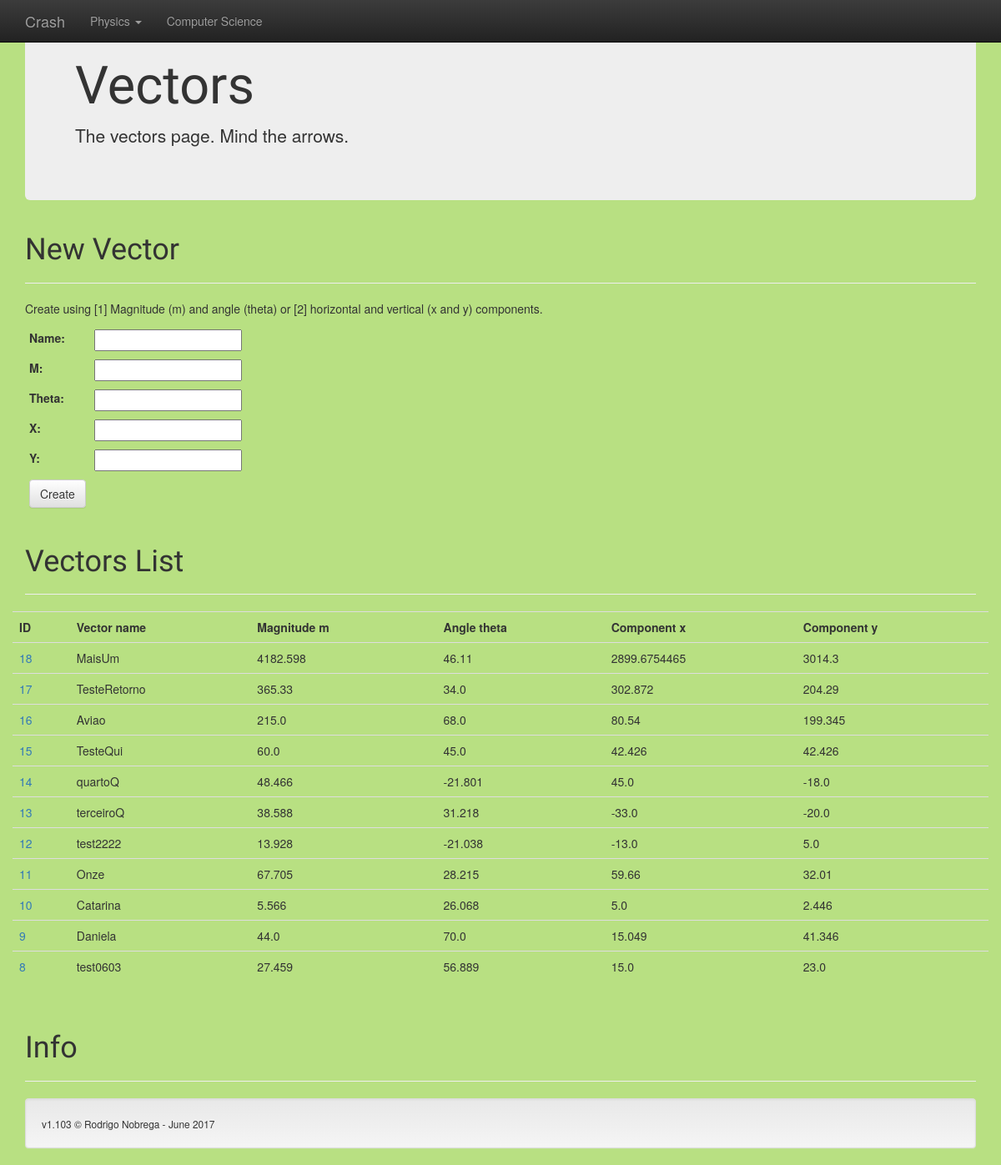
/Crash/vector, run on an earlier commit of the app's database.
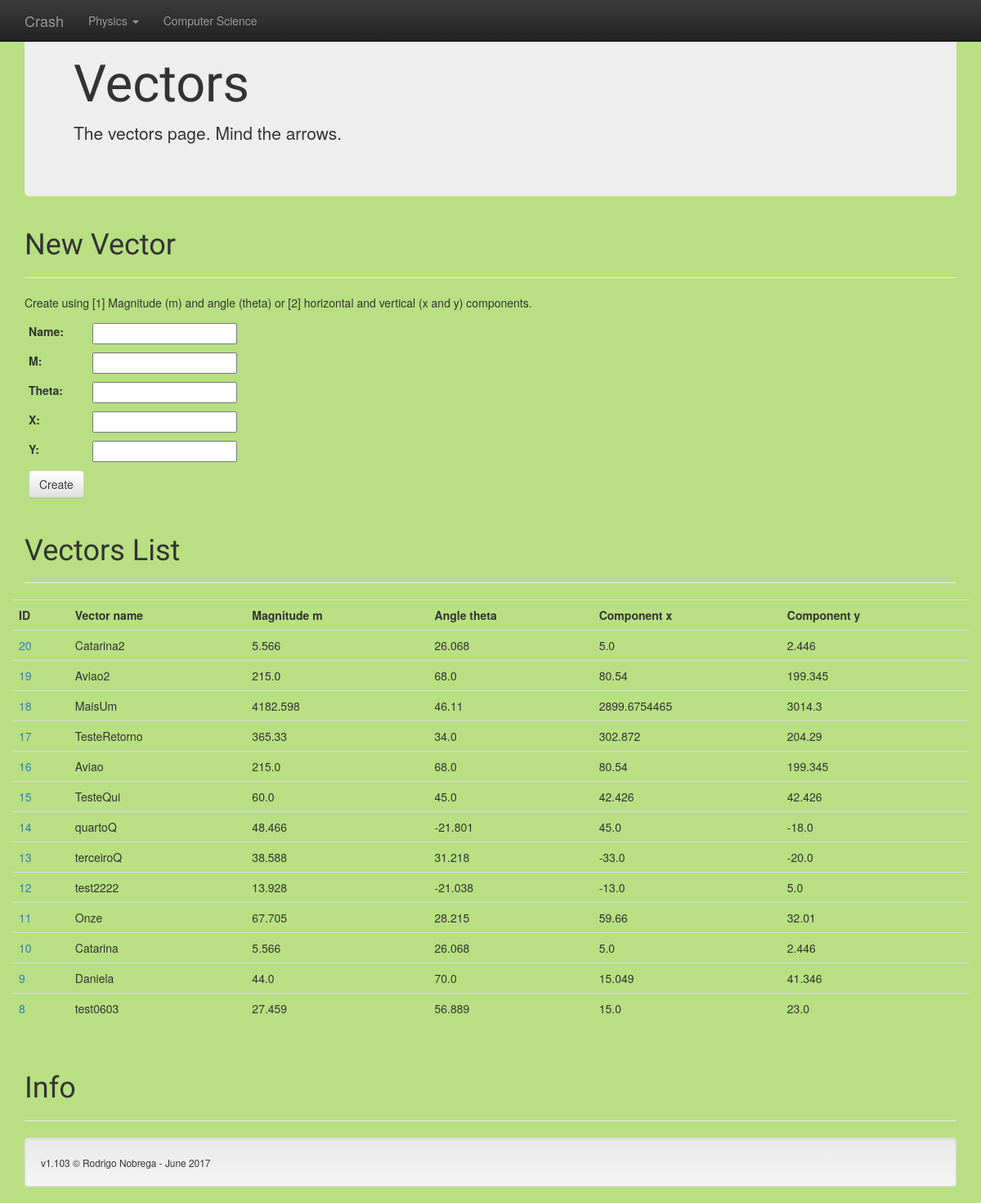
And on a later commit of the database.
### Physics/models.py (models this page shows, shortened)
class HTVector(models.Model):
    name = models.CharField(max_length=30, null=True)
    m = models.FloatField(default=None, blank=True)
    theta = models.FloatField(default=None, blank=True)
    x = models.FloatField(default=None, blank=True)
    y = models.FloatField(default=None, blank=True)

### Physics/views.py (the view)
def vector_list(request):
    vlist = HTVector.objects.order_by('-id')
    if request.method == 'POST':
        vform = VectorForm(request.POST)
        if vform.is_valid():
            vform.save(commit=True)
            a = HTVector.objects.all()[len(HTVector.objects.all())-1]
            a.calculate()
            a.save()
            return render(request, 'Physics/vectors.html', {'vector_list': vlist, 'vector_form': VectorForm()})
    else:
        vform = VectorForm()
    context = {'vector_list': vlist, 'vector_form': vform}
    return render(request, 'Physics/vectors.html', context)

### Physics/forms.py
class VectorForm(forms.ModelForm):
    class Meta:
        model = HTVector
        fields = ('name', 'm', 'theta', 'x', 'y', )

### Physics/templates/Physics/vectors.html (shortened to what this page needs)
{% extends 'base.html' %}
      {% block body%}
      <div class="jumbotron">
        <h1>Vectors</h1>
        <p>The vectors page. Mind the arrows.</p>
      </div>
      <div class="page-header">
        <h1>New Vector</h1>
      </div>
      <div class="row">
      <div class="col-md-12">
      <p>Create using [1] Magnitude (m) and angle (theta) or [2] horizontal and vertical (x and y) components.</p>
      <form  method="POST" class="form-inline">
        <table class="table-condensed">
          {{ vector_form }}
          <tr>
            <td><button type="submit" class="btn btn-default">Create</button></td>
          </tr>
        </table>
      </form>
      </div>
      </div>
      <div class="page-header">
        <h1>Vectors List</h1>
      </div>
      <div class="row">
        <table class="table table-hover">
        <tr>
          <td><strong>ID</strong></td>
          <td><strong>Vector name</strong></td>
          <td><strong>Magnitude m</strong></td>
          <td><strong>Angle theta</strong></td>
          <td><strong>Component x</strong></td>
          <td><strong>Component y</strong></td>
        </tr>
        {% for vector in vector_list %}
        <tr>
          <td><a href="{% url 'vector_num' vector.id %}">{{ vector.id }}</a></td>
          <td>{{ vector.name }}</td>
          <td>{{ vector.m }}</td>
          <td>{{ vector.theta }}</td>
          <td>{{ vector.x }}</td>
          <td>{{ vector.y }}</td>
        </tr>
        {% endfor %}
        </table>
      </div>
      {% endblock%}

### Physics/templates/base.html (shortened to what this page needs)
<!DOCTYPE html>
<html>
    <head>
        <link rel="stylesheet" href="https://maxcdn.bootstrapcdn.com/bootstrap/3.3.7/css/bootstrap.min.css">
        <link rel="stylesheet" href="https://maxcdn.bootstrapcdn.com/bootstrap/3.3.7/css/bootstrap-theme.min.css">
        {% load static %}
        <link rel="stylesheet" href="{% static 'Physics/style.css' %}" type="text/css">
    </head>
<body data-feedly-mini="yes">
    <nav class="navbar navbar-inverse navbar-fixed-top">
        <div class="container">
        <div class="navbar-header">
        <a class="navbar-brand" href="{% url 'home' %}">Crash</a>
        </div>
        <div id="navbar" class="navbar-collapse collapse">
        <ul class="nav navbar-nav">
        <li class="dropdown">
            <a href="http://getbootstrap.com/examples/theme/#" class="dropdown-toggle" data-toggle="dropdown" role="button" aria-haspopup="true" aria-expanded="false">Physics <span class="caret"></span></a>
        </li>
        <li><a href="{% url 'computer_home' %}">Computer Science</a></li>
        </ul>
        </div>
        </div>
    </nav>
    <div class="container theme-showcase" role="main">
        {% block body %}
        {% endblock %}
        <div class="page-header">
        <h1>Info</h1>
        </div>
        <div class="well">
        <small>v1.103 © Rodrigo Nobrega - June 2017</small>
        </div>
    </div>
</body>
</html>

### Physics/static/Physics/style.css (style rules this page uses)
body { background-color: #B8E082; }
h1 { font-family: 'Acme', sans-serif; }

What changed in the data, as far as the page shows it:
added HTVector: id "20", name "Catarina2", m "5.566", theta "26.068", x "5.0", y "2.446"
added HTVector: id "19", name "Aviao2", m "215.0", theta "68.0", x "80.54", y "199.345"
